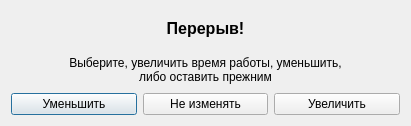
<?xml version="1.0" encoding="UTF-8"?>
<ui version="4.0">
 <class>Dialog</class>
 <widget class="QDialog" name="Dialog">
  <property name="geometry">
   <rect>
    <x>0</x>
    <y>0</y>
    <width>411</width>
    <height>126</height>
   </rect>
  </property>
  <property name="windowTitle">
   <string>Перерыв</string>
  </property>
  <layout class="QGridLayout" name="gridLayout">
   <item row="0" column="1">
    <widget class="QLabel" name="label">
     <property name="font">
      <font>
       <pointsize>12</pointsize>
       <weight>75</weight>
       <bold>true</bold>
      </font>
     </property>
     <property name="text">
      <string>Перерыв!</string>
     </property>
     <property name="alignment">
      <set>Qt::AlignCenter</set>
     </property>
    </widget>
   </item>
   <item row="1" column="0" colspan="3">
    <widget class="QLabel" name="label_2">
     <property name="text">
      <string>Выберите, увеличить время работы, уменьшить,
либо оставить прежним</string>
     </property>
     <property name="alignment">
      <set>Qt::AlignCenter</set>
     </property>
    </widget>
   </item>
   <item row="2" column="0">
    <widget class="QPushButton" name="Less">
     <property name="text">
      <string>Уменьшить</string>
     </property>
    </widget>
   </item>
   <item row="2" column="1">
    <widget class="QPushButton" name="Midlle">
     <property name="text">
      <string>Не изменять</string>
     </property>
    </widget>
   </item>
   <item row="2" column="2">
    <widget class="QPushButton" name="More">
     <property name="text">
      <string>Увеличить</string>
     </property>
    </widget>
   </item>
  </layout>
 </widget>
 <resources/>
 <connections/>
</ui>
